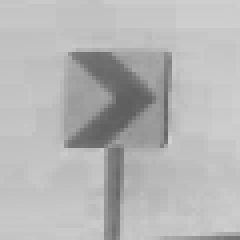
#> input picture karlı ve sisli yollarda yol,tabela şerit tesipiti/sing.png, 60 x 60 px (shown 4 times larger)
$ python 'sisli yol.py'
#> lines starting #> are read from the running program, lines starting #| are printed output that depends on the picture; after the words box and inside, x2 and y2 are one past the last pixel; in counts of white or black regions, pixels touching at a corner belong together; pictures that were not available may be replaced by others from this repository, and a replacement may not be noted
# -*- coding: utf-8 -*-
"""
Created on Wed Sep  9 22:42:53 2020

@author: Mahmut
"""


import cv2
import numpy as np
import matplotlib.pyplot as plt

from skimage import data
from skimage.feature import match_template


template=cv2.imread('sing.png',0)
#> template is the input picture: shape (60, 60); min 94, max 209, mean 182
template2=cv2.imread('sing2.png',0)
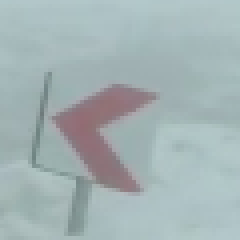
#> input picture karlı ve sisli yollarda yol,tabela şerit tesipiti/sing2.png, 60 x 60 px (shown 4 times larger)
#> template2: shape (60, 60); min 118, max 196, mean 174.9

def rightdetection(frame,CLAHE):
    w, h= template.shape[::-1]
    res=match_template(CLAHE,template)
    threshold=0.8
    # threshold=0.7
    loc=np.where(res>=threshold)
    for pt in zip(*loc[::-1]):
        cv2.rectangle(frame,pt,(pt[0]+w,pt[1]+h),(0,0,255),2)
        font=cv2.FONT_HERSHEY_TRIPLEX
        cv2.putText(frame,'sagyap',(250,250),font,1,(0,0,255),0,cv2.LINE_AA)

def leftdetection(frame):
    w, h= template2.shape[::-1]

    res=cv2.matchTemplate(gray,template2,cv2.TM_CCOEFF_NORMED)
    threshold=0.8
    loc=np.where(res>=threshold)

    for pt in zip(*loc[::-1]):
        cv2.rectangle(frame,pt,(pt[0]+w,pt[1]+h),(0,0,255),2)
        font=cv2.FONT_HERSHEY_TRIPLEX
        cv2.putText(frame,'solyap',(250,250),font,1,(0,0,255),2,cv2.LINE_AA)

def stripdetection(frame):
    edges = cv2.Canny(frame, 50, 200, None, 3)
    minLineLength = 25
    maxLineGap = 150
    linesP = cv2.HoughLinesP(edges, 1, np.pi / 180, 50, None, minLineLength,maxLineGap)
    if linesP is not None:
        for i in range(0, len(linesP)):
            l = linesP[i][0]
            cv2.line(frame, (l[0], l[1]), (l[2], l[3]), (0,255,255),4, cv2.LINE_AA)


def drawroad(th,frame):
    contours,_=cv2.findContours(thresh,cv2.RETR_EXTERNAL,cv2.CHAIN_APPROX_SIMPLE)
    for cnt in contours:

        epsilon=0.01*cv2.arcLength(cnt,True)
        approx = cv2.approxPolyDP(cnt,epsilon,True)
        frame=cv2.drawContours(frame,[approx],0,(0,255,0),-1)

cap=cv2.VideoCapture('Sisli yollarda.mp4')

while True:
    _,frame=cap.read()
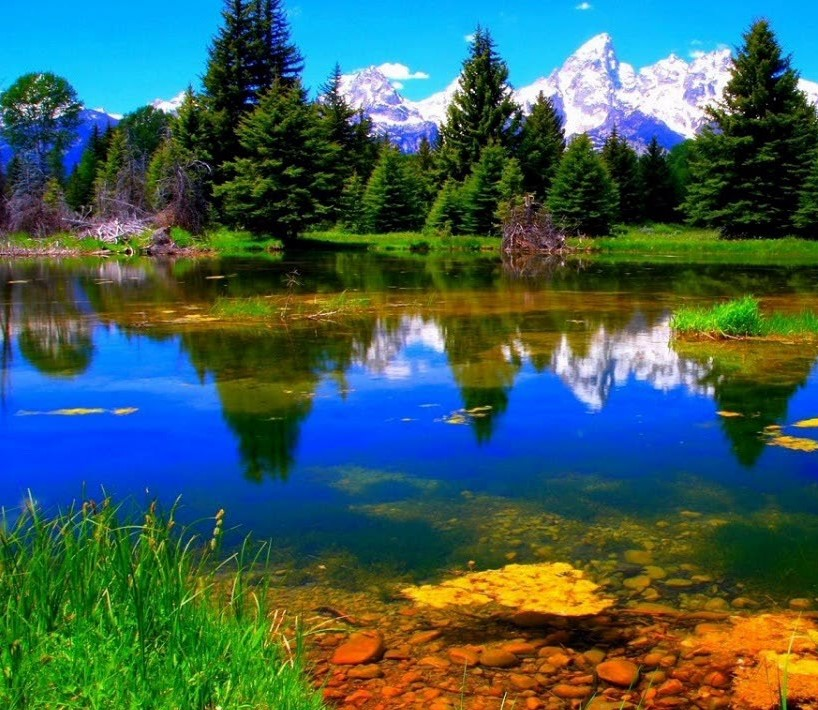
#> input picture Stitching_Panorama/DataSet/1/1.jpg, 818 x 710 px, given in place of Sisli yollarda.mp4, which was not available
#> frame is the input picture: shape (710, 818, 3); mean B, G, R 87.6, 94.7, 62.3


    gray=cv2.cvtColor(frame,cv2.COLOR_BGR2GRAY)
    gray=cv2.resize(gray, (600, 300))
#> gray: shape (300, 600)
    frame=cv2.resize(frame, (600, 300))
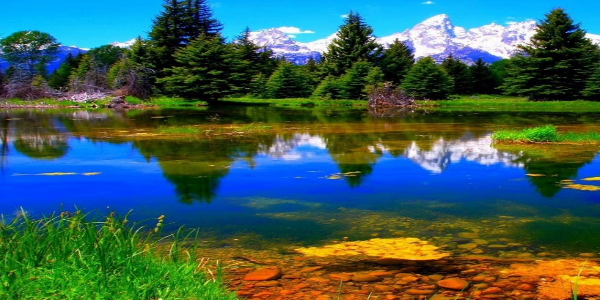
#> frame: shape (300, 600, 3); mean B, G, R 87.5, 94.6, 62.2
    result=frame.copy()
    original=frame.copy()
    clahe = cv2.createCLAHE(clipLimit=3.0, tileGridSize=(8,8))
    cl1 = clahe.apply(gray)
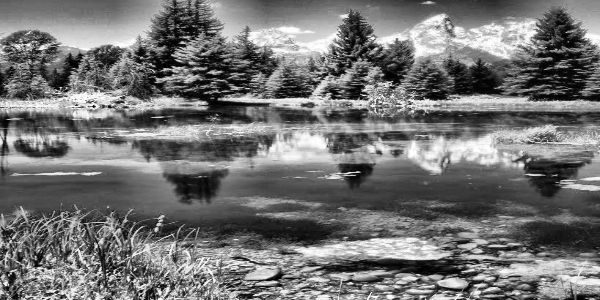
#> cl1: shape (300, 600); min 0, max 255, mean 114.8

    rest,thresh=cv2.threshold(gray, 127, 255, cv2.THRESH_BINARY_INV)
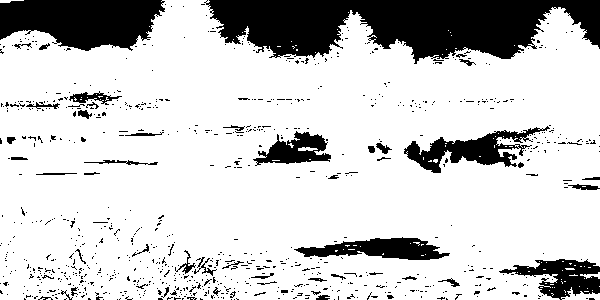
#> thresh: shape (300, 600); 80.1% white; 849 black regions (797 under 20 px), largest, box (x1, y1, x2, y2) and area: (204, 0, 600, 64) 16530, (0, 0, 165, 51) 6350, (404, 126, 550, 173) 2541


    # stripdetection(frame)
    rightdetection(frame,cl1)
#> in rightdetection, `res=match_template(CLAHE,template)`:
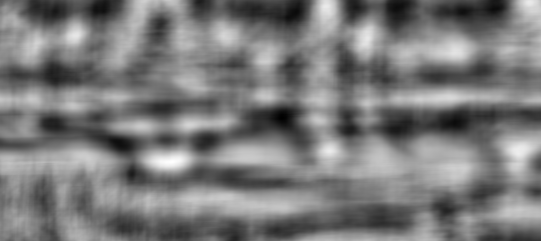
#> res: shape (241, 541) float64; min -0.475, max 0.516, mean -0.000715; drawn with min black and max white
#> in rightdetection, `loc=np.where(res>=threshold)`: loc = (empty array, empty array)
    rightdetection(frame,cl1)

    # stripdetection(result)
    # drawroad(thresh,result)
    rightdetection(result,cl1)
    leftdetection(result)
#> in leftdetection, `res=cv2.matchTemplate(gray,template2,cv2.TM_CCOEFF_NORMED)`:
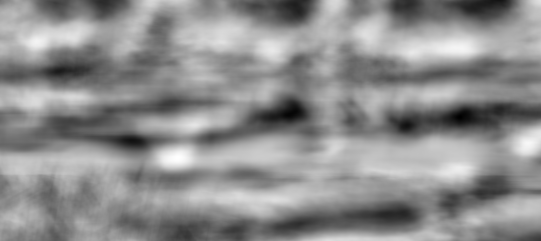
#> res: shape (241, 541) float32; min -0.627, max 0.516, mean 0.0102; drawn with min black and max white


    cv2.imshow('original_image',original)
    cv2.imshow('thresh',thresh)
    cv2.imshow('frame',frame)
    cv2.imshow('CLAHE(Kontrast Sınırlı Uyarlanabilir Histogram Eşitleme)',cl1)
    cv2.imshow('result',result)

    if cv2.waitKey(1) & 0xFF==ord('q'):
#> (key q is pressed here)
        break

cap.release()
cv2.destroyAllWindows()
